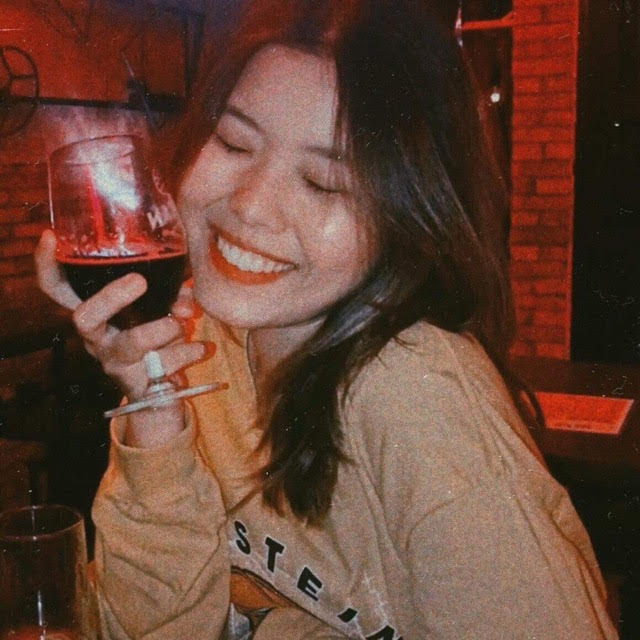
#> input picture nguynmap.jpg, 640 x 640 px
$ python nump.py
#> lines starting #> are read from the running program, lines starting #| are printed output that depends on the picture; after the words box and inside, x2 and y2 are one past the last pixel; in counts of white or black regions, pixels touching at a corner belong together
import cv2
import numpy as np

img = cv2.imread("nguynmap.jpg")
#> img is the input picture: shape (640, 640, 3); mean B, G, R 53, 67.2, 102.6
img = cv2.rectangle(img, (320,320),(600,600),(114,188,212), -1)
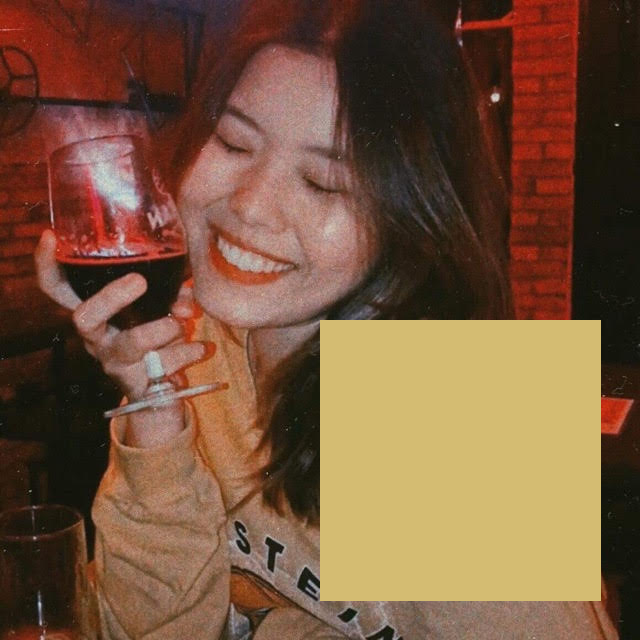
#> img: shape (640, 640, 3); 19.28% of pixels changed, all inside (x1, y1, x2, y2) = (320, 320, 601, 601)

cv2.imshow("img",img)
cv2.waitKey(0)
